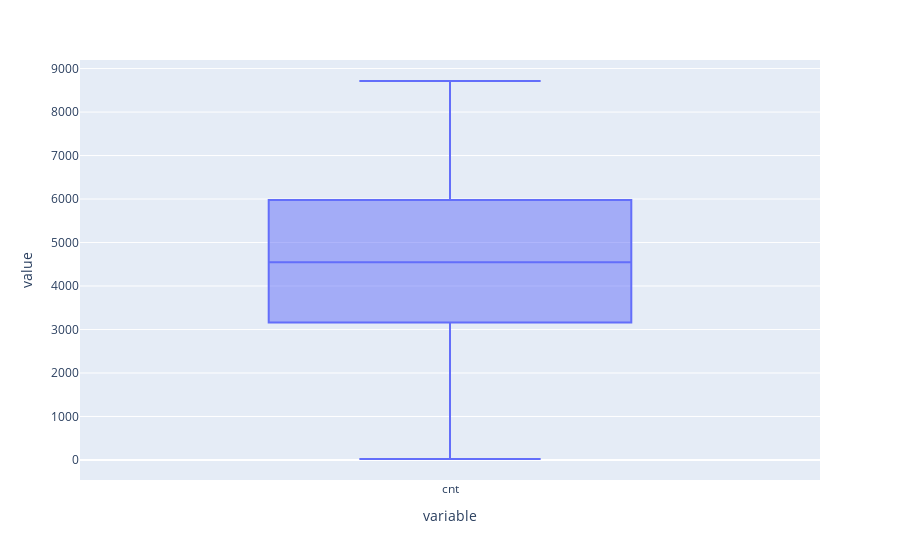

This figure's notebook cell:
### Markdown cell above
## Steps for EDA 
### UniVariate Analysis

As we come to a conclusin that the 'cnt' is the dependent variable we will focus our analysis 'cnt' and other variables.

### Code cell
plt.figure(figsize=(15,5))
ax1=plt.subplot(1,2,1)
sns.histplot(data['cnt'], kde=True)
ax2=plt.subplot(1,2,2)
sns.boxplot(data['cnt'])
fig = px.box(data['cnt'])
plt.show()
fig.show()

# We can clearly see the spread and mean is around 4500 each day.

### Figure 1 — Plotly figure (JSON) as saved in the notebook; plotly's stock layout.template omitted (floating-point values rounded to 4 significant figures; data arrays with more than 128 entries replaced by an {"elided": "..."} marker saying what was removed)
{"data": [{"alignmentgroup": "True", "hovertemplate": "variable=%{x}<br>value=%{y}<extra></extra>", "legendgroup": "", "marker": {"color": "#636efa"}, "name": "", "notched": false, "offsetgroup": "", "orientation": "v", "showlegend": false, "type": "box", "x": {"elided": "730 str values"}, "x0": " ", "xaxis": "x", "y": {"elided": "730 int values"}, "y0": " ", "yaxis": "y"}], "layout": {"boxmode": "group", "legend": {"tracegroupgap": 0}, "margin": {"t": 60}, "xaxis": {"anchor": "y", "domain": [0, 1], "title": {"text": "variable"}}, "yaxis": {"anchor": "x", "domain": [0, 1], "title": {"text": "value"}}}}
